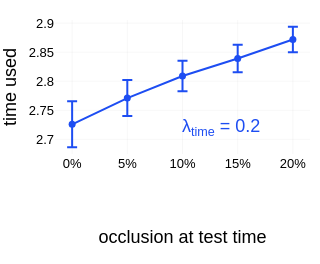

Source (notebook cell):
### Code cell
n = cfg_base.experiment.n_instances
multiplier = t.ppf(0.975, df=n - 1)
color = cfg_base.plotting.time

agg = occlusion_agg_df.groupby("occlusion_proportion")["time_used"].agg(["mean", "std"]).reset_index()
sems = multiplier * agg["std"] / np.sqrt(n)

fig = go.Figure()
fig.add_trace(go.Scatter(
    x=agg["occlusion_proportion"],
    y=agg["mean"],
    error_y=dict(type="data", array=sems, visible=True),
    mode="lines+markers",
    marker=dict(size=7, color=color),
    line=dict(color=color, width=2),
    showlegend=False,
))

fig.update_xaxes(title_text="occlusion at test time", title_standoff=60, tickvals=[0.0, 0.05, 0.1, 0.15, 0.2], ticktext=["0%", "5%", "10%", "15%", "20%"])
fig.update_yaxes(title_text="time used", title_standoff=7)
fig.update_layout(
    width=WIDTH * 0.25,
    height=WIDTH * 0.25,
    margin=dict(l=55, r=10, t=20, b=110),
)
fig.add_annotation(
    x=0.65, y=0.3, xref='paper', yref='paper',
    text=f"λ<sub>time</sub> = {cfg_base.analysis.occlusion_lam_time}",
    showarrow=False, font=dict(size=cfg_base.plotting.font.size, color=color),
    xanchor='center', yanchor='top',
)
fig.show()
nn_bowl.utils.save_figure(fig, figures_dir, "time_occlusion_time_used", scale=4)

### Figure 1 — Plotly figure (JSON) as saved in the notebook; plotly's stock layout.template omitted (floating-point values rounded to 4 significant figures)
{"data": [{"error_y": {"array": [0.03962, 0.03102, 0.02612, 0.02377, 0.02205], "type": "data", "visible": true}, "line": {"color": "#1D4DF2", "width": 2}, "marker": {"color": "#1D4DF2", "size": 7}, "mode": "lines+markers", "showlegend": false, "type": "scatter", "x": [0.0, 0.05, 0.1, 0.15, 0.2], "y": [2.726, 2.771, 2.809, 2.839, 2.872]}], "layout": {"annotations": [{"font": {"color": "#1D4DF2", "size": 18}, "showarrow": false, "text": "λ<sub>time</sub> = 0.2", "x": 0.65, "xanchor": "center", "xref": "paper", "y": 0.3, "yanchor": "top", "yref": "paper"}], "height": 264, "margin": {"b": 110, "l": 55, "r": 10, "t": 20}, "width": 264, "xaxis": {"ticktext": ["0%", "5%", "10%", "15%", "20%"], "tickvals": [0, 0.05, 0.1, 0.15, 0.2], "title": {"standoff": 60, "text": "occlusion at test time"}}, "yaxis": {"title": {"standoff": 7, "text": "time used"}}}}
